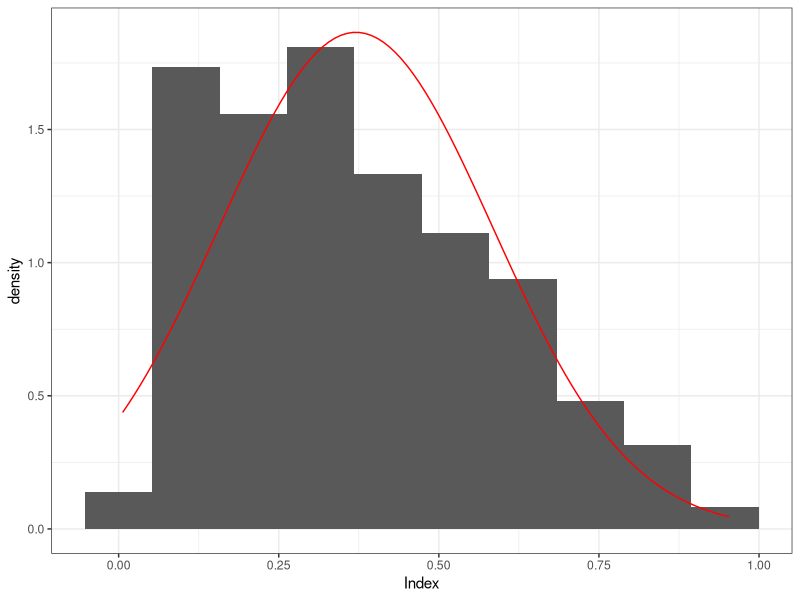
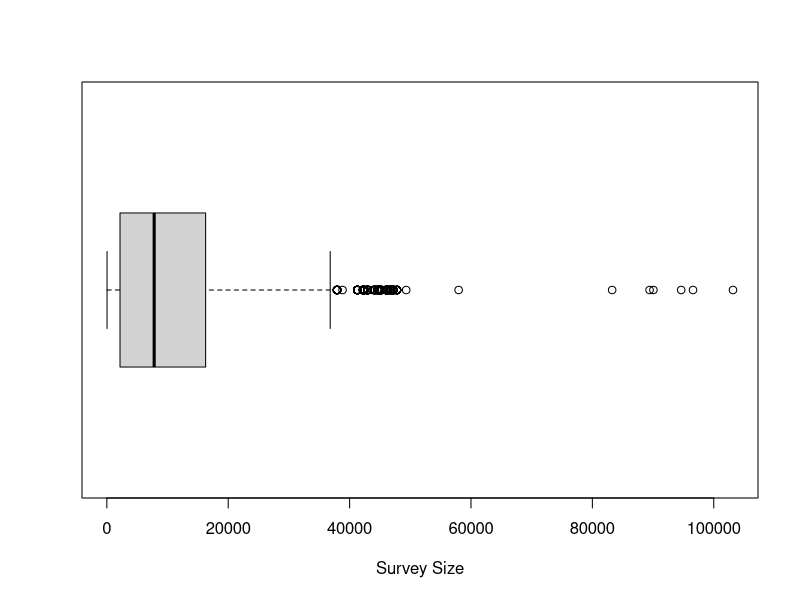
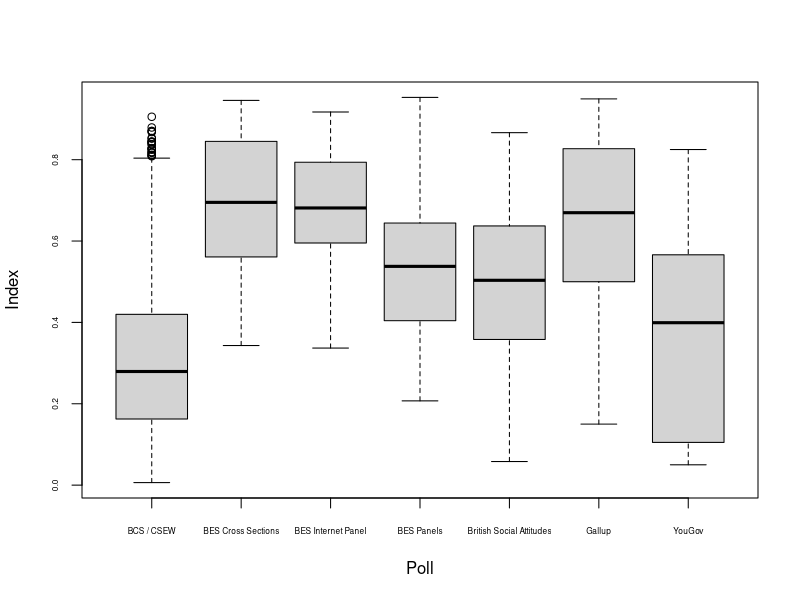
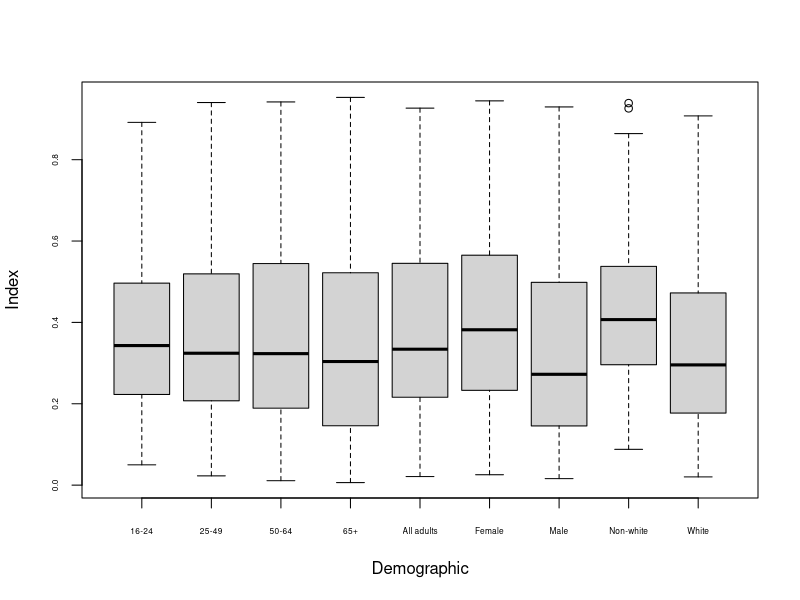
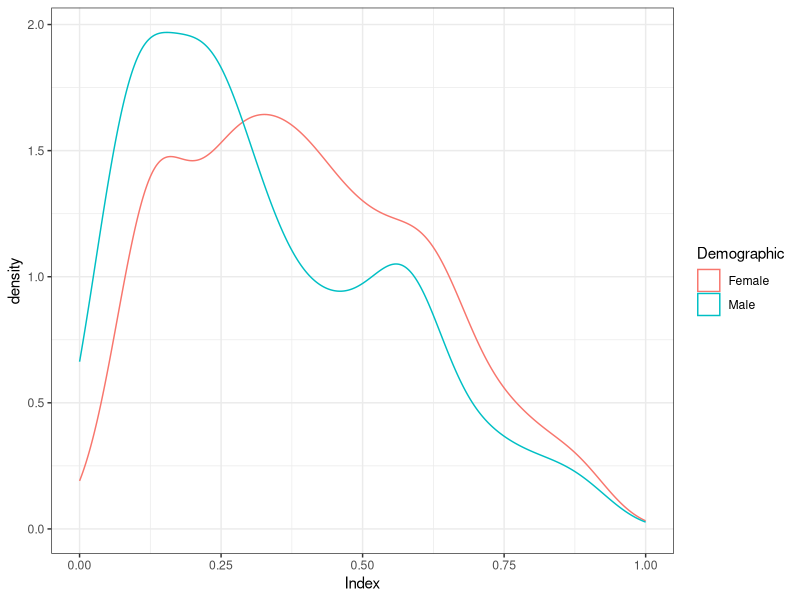
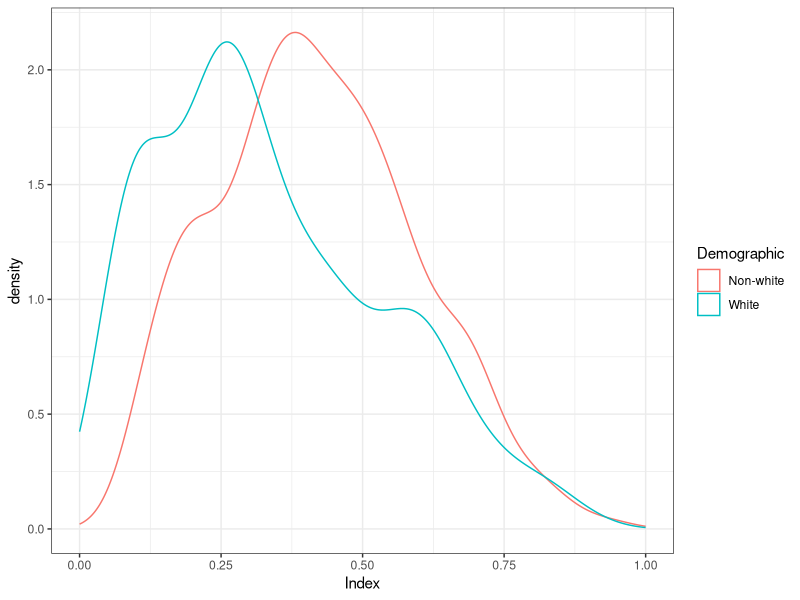
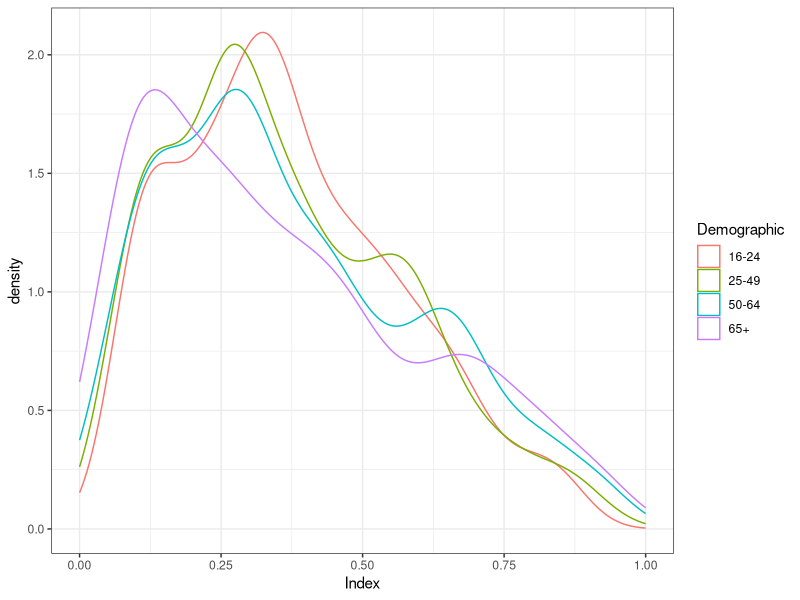
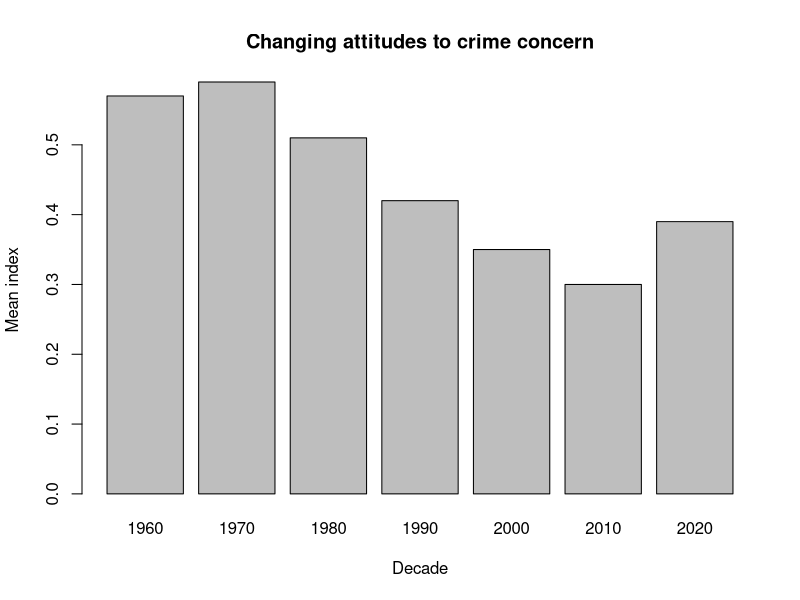

Here is the R script that generated these plots, in order:
#load required packages
library(tidyverse)
library(RColorBrewer)

#read in crime concern data to explore
crime_concern <- read_csv("data/CrimeConcern.csv")

#for reference the docs say this about the index:
#"The Index score is calculated by transforming each 
#survey question into a binary variable 
#(where 1 indicates concerned/punitive/supportive/prioritising) 
#and then taking the weighted average of all respondents 
#or of the relevant demographic subgroup."

#find example mentioned in the docs: British Election Studies Internet Panel
#group to find the wording for different poll types
poll_names <- crime_concern %>% group_by(Poll) %>% summarise(surveys = n())

#subset of internet panel polls, number of records as expected
#in 2014 58% of adults thought crime was increasing
internet_panel <- filter(crime_concern, Poll == "BES Internet Panel")

#look at datatypes
glimpse(crime_concern)

#change character columns to factors
crime_concern$Varname <- factor(crime_concern$Varname)
crime_concern$Demographic <- factor(crime_concern$Demographic)
crime_concern$Poll <- factor(crime_concern$Poll)
crime_concern$Question <-factor(crime_concern$Question)

#are there any Nulls? No
crime_concern %>% summarize(across(everything(), ~sum(is.na(.x)))) 

#summarize the data except for question
#nothing immediately standing out as an anomaly
summary(crime_concern %>% select(!Question))

#look at each variable (except first id column)
#68 values for Varname column based on poll/specific question
#8 is lowest count
varnames <- crime_concern %>% group_by(Varname) %>% tally(sort=TRUE)

#Look at years, 1965-2023, lowest count is 2
#from 1988 onwards everything is in January
years <- crime_concern %>% group_by(year(Date), month(Date)) %>% 
  tally(sort = TRUE)

#9 demographics, mix of age, gender and ethnicity
demographics <- crime_concern %>% group_by(Demographic)%>% 
  tally(sort = TRUE)

#positive skewed distribution for index
ggplot(data = crime_concern, aes(Index)) +
  geom_histogram(aes(y = after_stat(density)), bins = 10) +
  stat_function(fun = dnorm, args = 
                  list(mean = mean(crime_concern$Index), 
                       sd = sd(crime_concern$Index)), 
                colour = "red") +
  theme_bw()

mean(crime_concern$Index)
median(crime_concern$Index)

#already seen 7 types of poll
#BES Cross Sections and Internet Panel don't have much data

#differing scales of survey size
options(scipen = 10000)
boxplot(crime_concern$n,
        xlab = "Survey Size",
        horizontal = TRUE)

#65 questions, lowest count is 8
#noticed at least one question that's a "tick up to 4" rather than Likert scale
#some questions don't say what the options / scale are
#some questions mention the "bad" result first, others mention the "good"
questions <- crime_concern %>% group_by(Question)%>% tally(sort = TRUE)

#look at interaction of index with other variables

#how does index differ by poll?
#significant variation but also big difference in number of data points
#could this be differing by year as well??
boxplot(Index ~ Poll, data = crime_concern, cex.axis = 0.5)

#how does index differ by demographic
#less variation, roughly equal amount of data points per demographic
#female index is higher than male as we may expect
#might have expected older people to be higher
boxplot(Index ~ Demographic, data = crime_concern, cex.axis = 0.5)

#visualize male/female alone
ggplot(data = crime_concern %>% filter(Demographic %in% c("Female", "Male")),
       aes(x= Index, colour = Demographic)) +
  geom_density() +
  xlim(0,1) +
  theme_bw()

#visualize white/non-white alone
ggplot(data = crime_concern %>% filter(Demographic %in% c("Non-white", "White")),
       aes(x= Index, colour = Demographic)) +
  geom_density() +
  xlim(0,1) +
  theme_bw()

#visualize ages
ggplot(data = crime_concern %>% 
         filter(Demographic %in% c("16-24", "25-49", "50-64", "65+")),
       aes(x= Index, colour = Demographic)) +
  geom_density() +
  xlim(0,1) +
  theme_bw()

#how does index differ by year
#add decade column, bit arbitrary but gives general idea
crime_concern <- crime_concern %>%
  mutate(decade = 10 * (year(crime_concern$Date) %/% 10))

#group by decade and check year to see if results are correct, yes
decade <- crime_concern %>% group_by(decade) %>%
  summarise(data_points = n(), mean_index = round(mean(Index),2)) %>%
  mutate(change_from_previous_decade = mean_index - lag(mean_index))

#show how mean index changes over the decades
barplot(decade$mean_index, 
        names.arg = decade$decade,
        xlab = "Decade",
        ylab = "Mean index",
        main = "Changing attitudes to crime concern")

#how does the shape of index differ by decade
#generally decreasing except in 2020s, interesting (fewer data points in 2020s)
boxplot(Index ~ decade, 
        data = crime_concern,
        xlab = "Decade", 
        main = "Changing attitudes to crime concern")

#which poll covers widest date range?
#Gallup is older data from 60's to 80's, recall index was higher here 
#  and index higher in the earlier decades
#BCS / CSEW has biggest range and lots of data
poll_names <- crime_concern %>% group_by(Poll) %>% 
  summarise(surveys = n(), 
            earliest = min(year(Date)), 
            latest = max(year(Date))
  )

#which polls question different demographics 
#most have all demographics except Gallup/YouGov w/o white/non-white
(poll_demographics <- crime_concern %>% group_by(Poll) %>% 
  select(Poll, Demographic) %>% table())

#Ideas:
#Are there particular areas where females/non-whites are more concerned?
#What are the outliers for index in the 2010s?
#Why is the spread of data for 2020 wider? Specific crimes? Remember fewer data points..

#look at female data to see if any areas are of more concern
#firstly see whether females and males are asked the same questions
#There are 6 questions that females have been asked more than men
#Shouldn't be enough to change the distribution 
#    but would be better to compare like for like
(questions_by_gender <- crime_concern %>%
    filter(Demographic %in% c("Female", "Male")) %>%
    select(Varname, Demographic) %>%
    droplevels() %>%
    table())

#create a new dataset where we match by varname and year and remove any
# which don't have female and male response
female <- filter(crime_concern,
                 Demographic == "Female")

male <- filter(crime_concern,
               Demographic == "Male")

gender <- inner_join(female, male %>% select(Varname, Date, Poll, Index), 
                     by = c("Varname", "Date", "Poll"), 
                     keep = FALSE) %>%
  rename(female_index = Index.x, male_index = Index.y)
  

#plot with a straight line 
plot(gender$female_index, gender$male_index,
     xlab = "Female index", 
     ylab = "Male index",
     main = "Female / male comparison",
     cex = .5,
     pch = 16)
abline(a=0, b=1, col = "red")

#ideally we would combine themes across polls (only if v.clear they're the same)
themes <- crime_concern %>% group_by(Varname, Question) %>% 
  summarise(count = n())

#add a column to gender for the most common themes
gender$theme <- case_when(grepl("Emotion", gender$Varname) ~ "FearOfCrime",
                          grepl("qual", gender$Varname) ~ "FearOfCrime",
                          grepl("insult", gender$Varname) ~ "FearOfCrime",
                          grepl("vmworry", gender$Varname) ~ "FearOfCrime",
                          grepl("incr", gender$Varname) ~ "LocalOrNationalCrimeIncrease",
                          grepl("Local", gender$Varname) ~ "LocalOrNationalCrimeIncrease",
                          grepl("Nat", gender$Varname) ~ "LocalOrNationalCrimeIncrease",
                          grepl("burg", gender$Varname) ~ "Burglary",
                          grepl("mug", gender$Varname) ~ "Mugging",
                          grepl("teen", gender$Varname) ~ "TeenagersOnStreets",
                          grepl("Juvenile", gender$Varname) ~ "TeenagersOnStreets",
                          grepl("dark", gender$Varname) ~ "SafetyAtNight",
                          grepl("night", ignore.case = TRUE, gender$Varname) ~ "SafetyAtNight",
                          grepl("vand", gender$Varname) ~ "VandalismOrGraffiti",
                          grepl("graff", gender$Varname) ~ "VandalismOrGraffiti",
                          grepl("theft", gender$Varname) ~ "CarCrime",
                          grepl("stolen", gender$Varname) ~ "CarCrime",
                          grepl("molest", gender$Varname) ~ "RapeOrMolest",
                          grepl("rape", gender$Varname) ~ "RapeOrMolest"
                          )

#double check the results are as expected, yes
View(test_themes <- gender %>% 
    group_by(theme, Varname) %>% summarise(count = n()))

gender$theme <- factor(gender$theme)

#plot female/male again but by theme
ggplot(gender %>% filter(!is.na(theme)), 
       aes(female_index, male_index, col = theme )) +
  geom_point() +
  scale_color_brewer(palette = "Paired") +
  geom_abline(intercept = 0, slope = 1, linewidth = 1) +
  theme_bw() + 
  labs(
    x = "Female index", 
    y = "Male index", 
    title = "Female / male comparison"
  )


